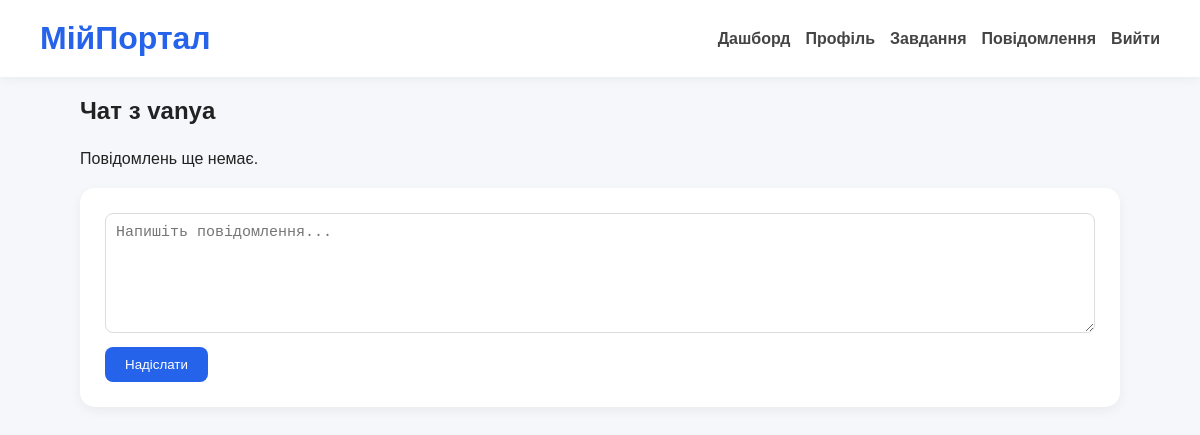
Before: /messages/1/ (signed in) with the older database file.
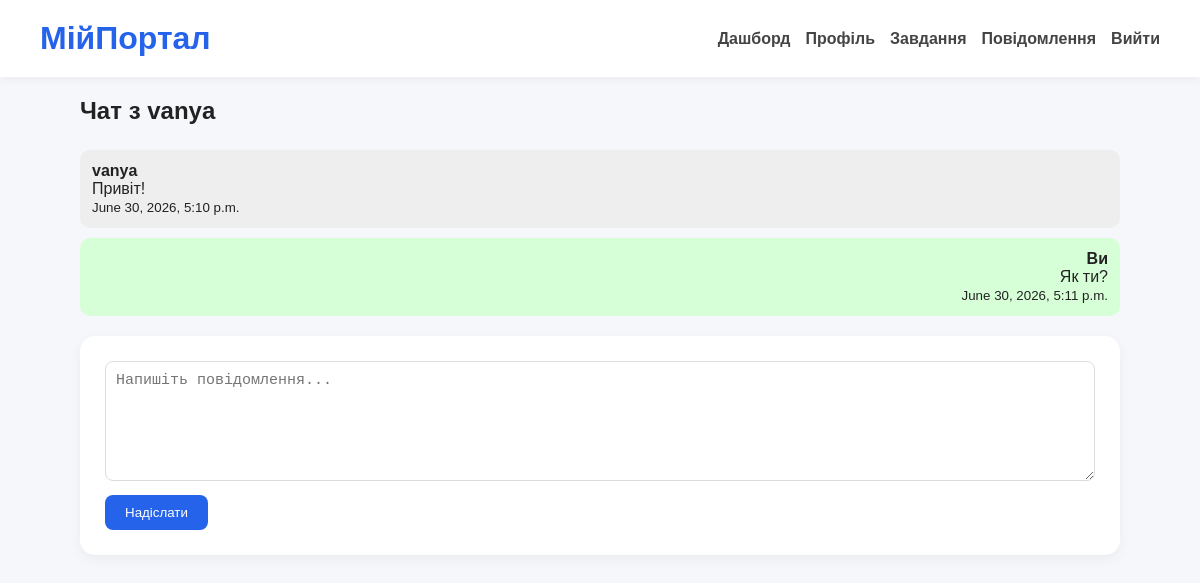
After: the same page with the newer database file.
### portal/models.py (models this page shows, shortened)
class Message(models.Model):
    sender = models.ForeignKey(
        User,
        on_delete=models.CASCADE,
        related_name='sent_messages'
    )
    recipient = models.ForeignKey(
        User,
        on_delete=models.CASCADE,
        related_name='received_messages'
    )
    text = models.TextField()
    created_at = models.DateTimeField(auto_now_add=True)
    class Meta:
        ordering = ['created_at']

### portal/views.py (the view, shortened to what this page needs)
@login_required
def chat(request, user_id):
    if user_id == request.user.pk:
        return redirect('user_list')
    other_user = get_object_or_404(User, pk=user_id)
    chat_messages = Message.objects.filter(
        Q(sender=request.user, recipient=other_user) |
        Q(sender=other_user, recipient=request.user)
    )
    return render(request, 'chat.html', {
        'other_user': other_user,
        'messages': chat_messages
    })

### templates/chat.html (shortened to what this page needs)
{% extends "base.html" %}
{% block content %}
<h2>Чат з {{ other_user.username }}</h2>
<div class="chat-box">
{% for message in messages %}
<div class="{% if message.sender == request.user %}my-message{% else %}other-message{% endif %}">
    <strong>
        {% if message.sender == request.user %}
            Ви
        {% else %}
            {{ other_user.username }}
        {% endif %}
    </strong>
    <p>{{ message.text }}</p>
    <small>{{ message.created_at }}</small>
</div>
{% empty %}
<p>Повідомлень ще немає.</p>
{% endfor %}
</div>
<form method="POST">
    <textarea
        name="text"
        rows="4"
        required
        placeholder="Напишіть повідомлення..."
    ></textarea>
    <br>
    <button type="submit">
        Надіслати
    </button>
</form>
{% endblock %}

Changed rows visible on the page:
added Message: {{ other_user.username }} "vanya", text "Привіт!", created_at "June 30, 2026, 5:10 p.m."
added Message: shows "Ви", text "Як ти?", created_at "June 30, 2026, 5:11 p.m."
Other visible differences:
text no longer shown: "Повідомлень ще немає."
